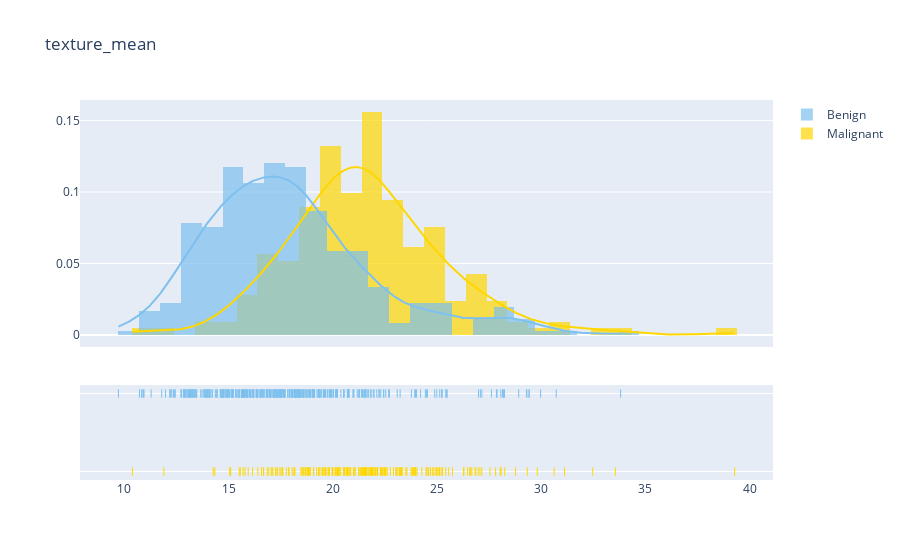

This figure's notebook cell:
### Code cell
#texture_mean
plot_distribution('texture_mean',0)

### Figure 1 — Plotly figure (JSON) as saved in the notebook; plotly's stock layout.template omitted (floating-point values rounded to 4 significant figures; data arrays with more than 128 entries replaced by an {"elided": "..."} marker saying what was removed)
{"data": [{"autobinx": false, "histnorm": "probability density", "legendgroup": "Malignant", "marker": {"color": "#FFD700"}, "name": "Malignant", "opacity": 0.7, "type": "histogram", "x": {"elided": "212 float values"}, "xaxis": "x", "xbins": {"end": 39.28, "size": 0, "start": 10.38}, "yaxis": "y"}, {"autobinx": false, "histnorm": "probability density", "legendgroup": "Benign", "marker": {"color": "#7EC0EE"}, "name": "Benign", "opacity": 0.7, "type": "histogram", "x": {"elided": "357 float values"}, "xaxis": "x", "xbins": {"end": 33.81, "size": 0, "start": 9.71}, "yaxis": "y"}, {"legendgroup": "Malignant", "marker": {"color": "#FFD700"}, "mode": "lines", "name": "Malignant", "showlegend": false, "type": "scatter", "x": {"elided": "500 float values"}, "xaxis": "x", "y": {"elided": "500 float values"}, "yaxis": "y"}, {"legendgroup": "Benign", "marker": {"color": "#7EC0EE"}, "mode": "lines", "name": "Benign", "showlegend": false, "type": "scatter", "x": {"elided": "500 float values"}, "xaxis": "x", "y": {"elided": "500 float values"}, "yaxis": "y"}, {"legendgroup": "Malignant", "marker": {"color": "#FFD700", "symbol": "line-ns-open"}, "mode": "markers", "name": "Malignant", "showlegend": false, "type": "scatter", "x": {"elided": "212 float values"}, "xaxis": "x", "y": {"elided": "212 str values"}, "yaxis": "y2"}, {"legendgroup": "Benign", "marker": {"color": "#7EC0EE", "symbol": "line-ns-open"}, "mode": "markers", "name": "Benign", "showlegend": false, "type": "scatter", "x": {"elided": "357 float values"}, "xaxis": "x", "y": {"elided": "357 str values"}, "yaxis": "y2"}], "layout": {"barmode": "overlay", "hovermode": "closest", "legend": {"traceorder": "reversed"}, "title": {"text": "texture_mean"}, "xaxis": {"anchor": "y2", "domain": [0, 1], "zeroline": false}, "yaxis": {"anchor": "free", "domain": [0.35, 1], "position": 0}, "yaxis2": {"anchor": "x", "domain": [0, 0.25], "dtick": 1, "showticklabels": false}}}
